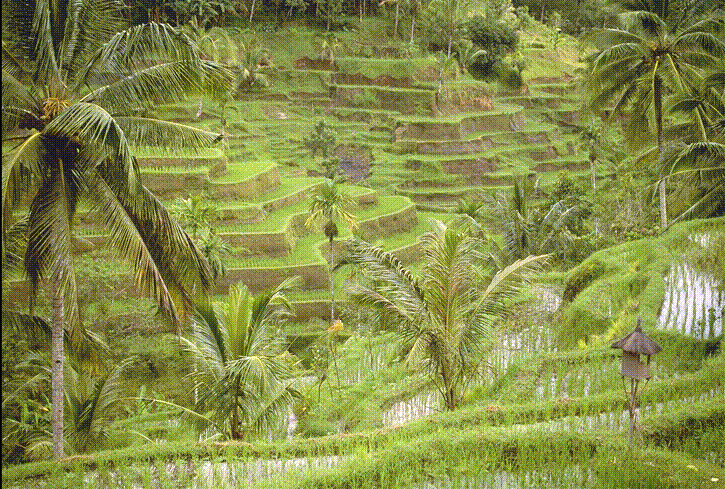
#> input picture bali.tif, 725 x 489 px, found by its file name
$ jupyter execute compress.ipynb
#> lines starting #> are read from the running program, lines starting #| are printed output that depends on the picture
[cell 1]
import cv2
import os
import numpy as np
from PIL import Image
import matplotlib.pyplot as plt

# Load and convert the image
image = cv2.cvtColor(cv2.imread('Bali.tif'), cv2.COLOR_BGR2RGB)

# Save images with lossless (PNG) and lossy (JPEG) compression
Image.fromarray(image).save('compressed_image_lossless.png', format='PNG', optimize=True)
cv2.imwrite('compressed_image_lossy.jpg', image, [int(cv2.IMWRITE_JPEG_QUALITY), 80])

# Load compressed images
image_lossless = cv2.cvtColor(cv2.imread('compressed_image_lossless.png'), cv2.COLOR_BGR2RGB)
image_lossy = cv2.cvtColor(cv2.imread('compressed_image_lossy.jpg'), cv2.COLOR_BGR2RGB)
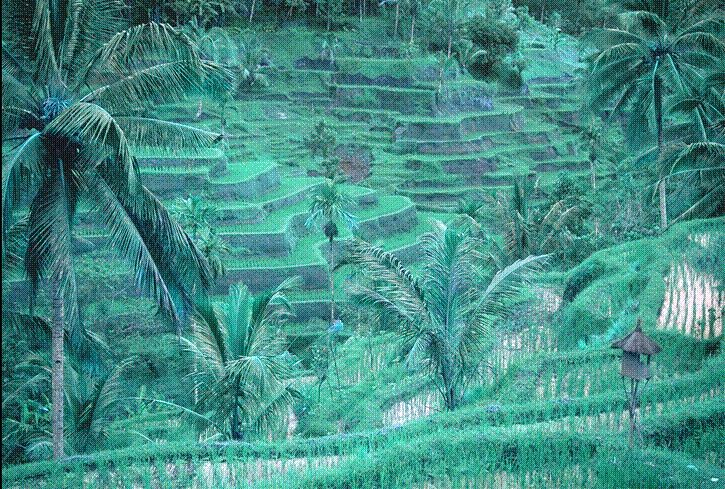
#> image_lossy: shape (489, 725, 3); mean R, G, B 68.9, 140.6, 134.2

# Get file sizes and dimensions
get_size = lambda path: os.path.getsize(path) / 1024
dimensions = f"{image.shape[1]} x {image.shape[0]}"
#> dimensions = '725 x 489'

# Calculate PSNR
mse = lambda original, compressed: np.mean((original - compressed) ** 2)
psnr = lambda original, compressed: 20 * np.log10(255.0 / np.sqrt(mse(original, compressed))) if mse(original, compressed) else float('inf')

# Plot original, lossless, and lossy images with details
plt.figure(figsize=(18, 8))
titles = [
    'Original Image',
    'Lossless Compression (PNG)',
    'Lossy Compression (JPEG)'
]
images = [image, image_lossless, image_lossy]
sizes = [get_size('Bali.tif'), get_size('compressed_image_lossless.png'), get_size('compressed_image_lossy.jpg')]
psnr_values = [None, psnr(image, image_lossless), psnr(image, image_lossy)]

for idx in range(3):
    plt.subplot(1, 3, idx + 1)
    plt.title(f'{titles[idx]}\nSize: {sizes[idx]:.2f} KB\nDimensions: {dimensions}\nPSNR: {psnr_values[idx]}')
    plt.imshow(images[idx])
    plt.axis('off')

plt.show()
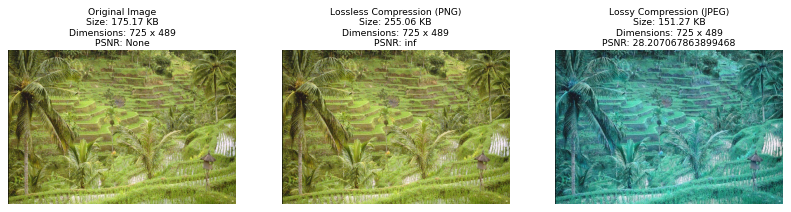
#> figure drawn by matplotlib, 3 panels
